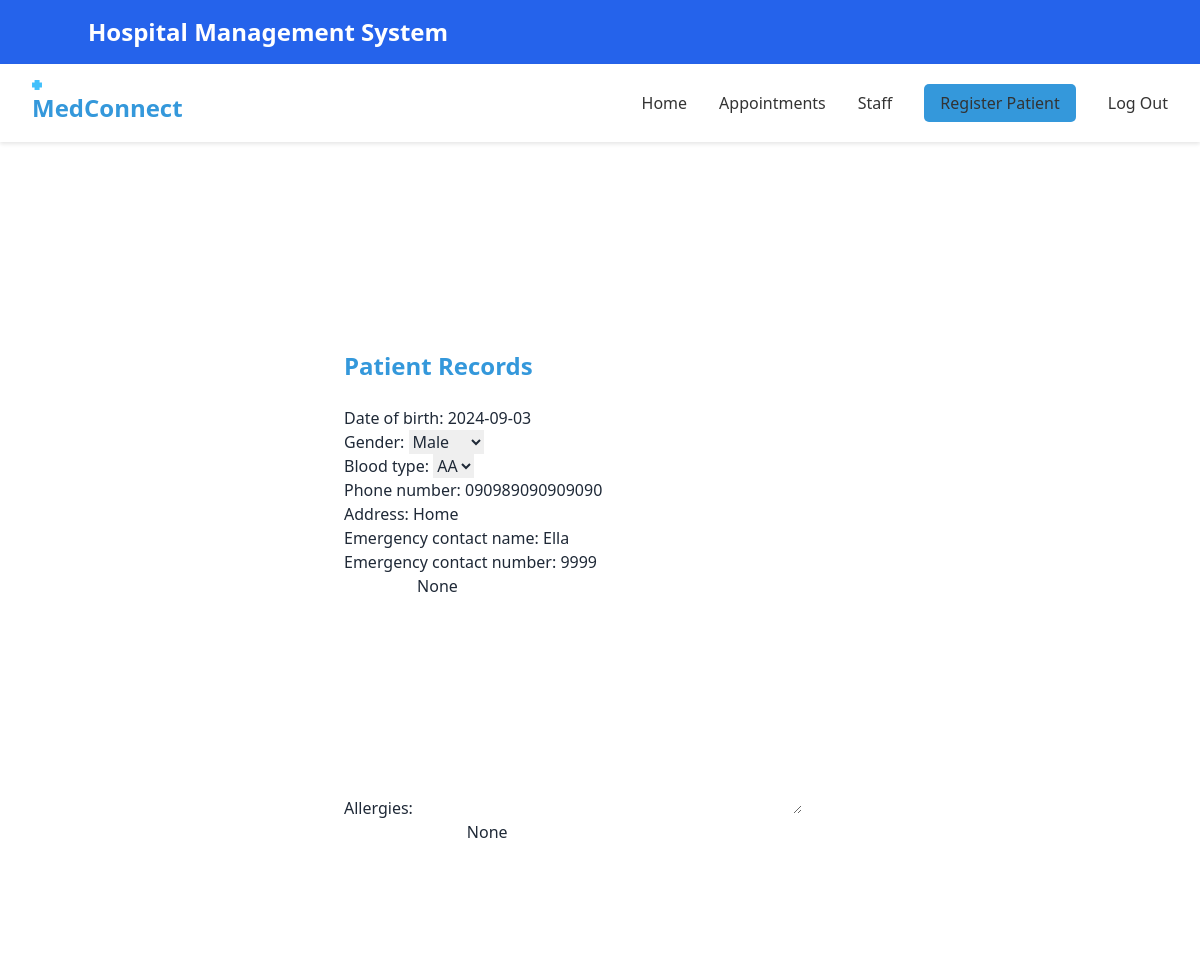
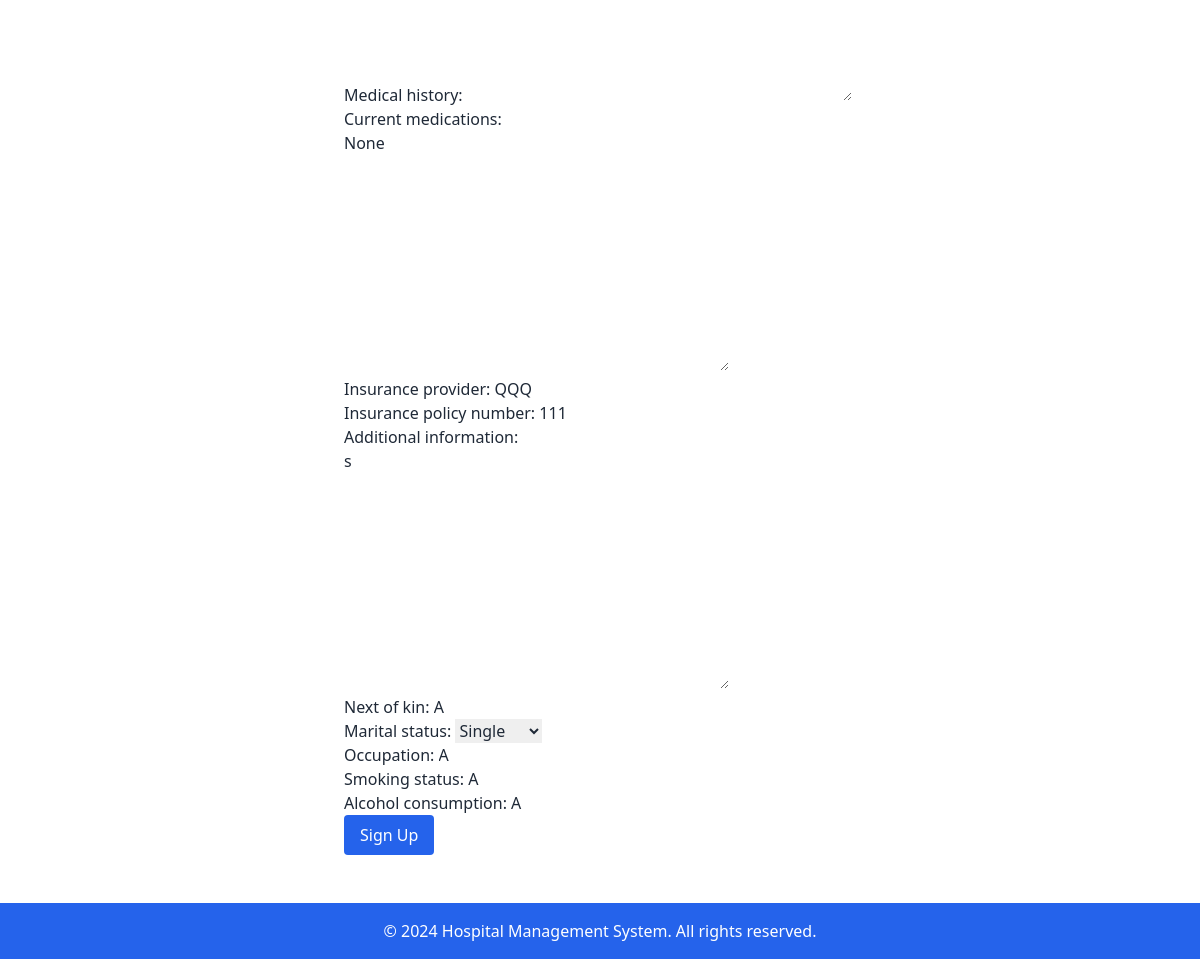
Page /patient_profile/ (signed in) on the earlier database version (2 pictures, top to bottom).
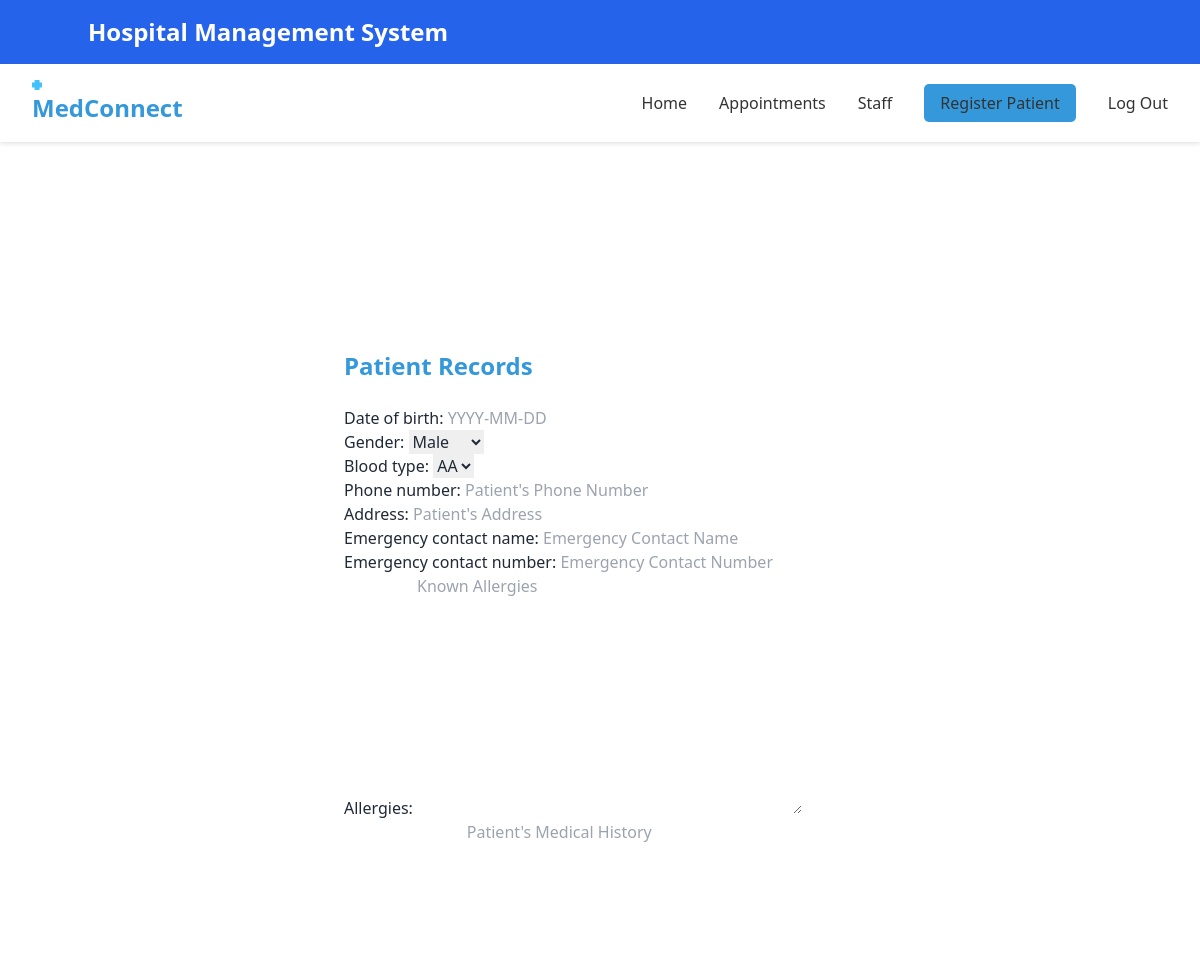
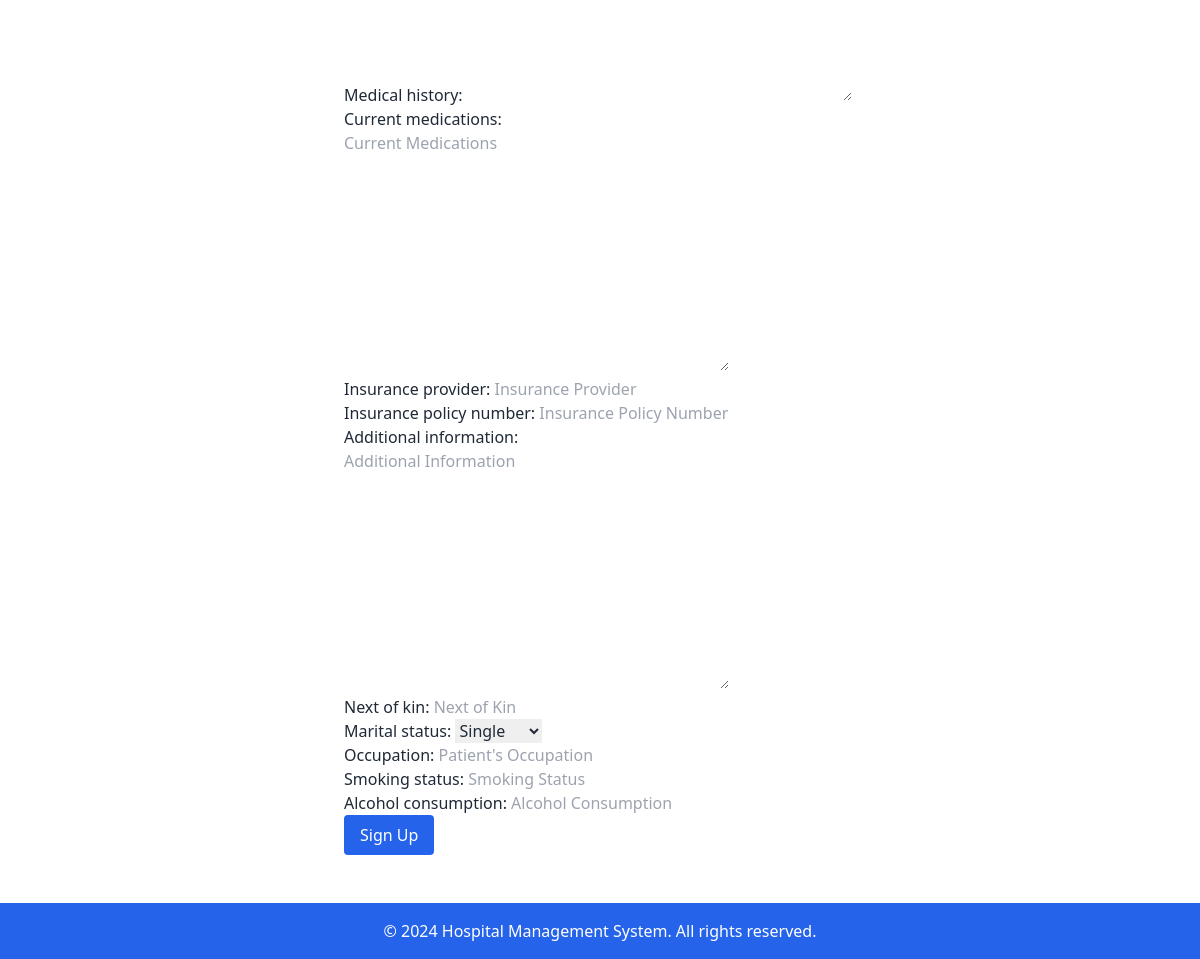
Same page on the later database version (2 pictures, top to bottom).
### medconnect_core/models.py (models this page shows, shortened)
class PatientProfile(models.Model):
    user = models.OneToOneField(User, on_delete=models.CASCADE,null=True)
    date_of_birth = models.DateField(blank=True, null=True)
    gender = models.CharField(max_length=10, choices=[('Male', 'Male'), ('Female', 'Female')], blank=True, null=True)
    blood_type = models.CharField(max_length=2, choices=[('AA', 'AA'), ('AS', 'AS'), ('SS', 'SS')], blank=True, null=True)
    phone_number = models.CharField(max_length=15, blank=True, null=True)
    address = models.TextField(blank=True, null=True)
    emergency_contact_name = models.CharField(max_length=100, blank=True, null=True)
    emergency_contact_number = models.CharField(max_length=15, blank=True, null=True)
    allergies = models.CharField(max_length=255, blank=True, null=True)
    medical_history = models.TextField(blank=True, null=True)
    current_medications = models.TextField(blank=True, null=True)
    insurance_provider = models.CharField(max_length=100, blank=True, null=True)
    insurance_policy_number = models.CharField(max_length=100, blank=True, null=True)
    additional_information = models.TextField(blank=True, null=True)
    next_of_kin = models.CharField(max_length=100, blank=True, null=True)
    marital_status = models.CharField(max_length=10, choices=[('Single', 'Single'), ('Married', 'Married'), ('Divorced', 'Divorced')], blank=True, null=True)
    occupation = models.CharField(max_length=100, blank=True, null=True)
    smoking_status = models.CharField(max_length=100, blank=True, null=True)
    alcohol_consumption = models.CharField(max_length=100, blank=True, null=True)
    is_staff=models.BooleanField(null=True,default=False)
    status= models.CharField(null=True, max_length=100,choices=[
        ('Patient', "Patient")  ,
          ('Doctor', "Doctor"),
          ('Admin', "Admin"),
        ('Nurse', "Nurse")
    ],default="Nurse", blank=True)

### medconnect_core/views.py (the view, shortened to what this page needs)
# urls.py: path("patient_profile/", patient_profile, name="patient_profile"),
def patient_profile(request):
     if request.user.is_authenticated:
        p=request.session.get('user_id')
        current_user_profile = PatientProfile.objects.get(user__id=p)
        form = PatientProfileForm(request.POST or None, instance=current_user_profile)
        return render(request, "core/patient_profile.html", {"form": form})
     else:
        messages.success(request, "Please login first")
        return redirect("staff_login")

### medconnect_core/templates/core/patient_profile.html (shortened to what this page needs)
<!DOCTYPE html>
<html lang="en">
<head>
    <script src="https://cdn.tailwindcss.com"></script>
</head>
<body class="bg-white text-gray-800 font-sans">
    <header class="bg-blue-600 text-white p-4">
        <div class="container mx-auto">
            <h1 class="text-2xl font-bold">Hospital Management System</h1>
        </div>
    </header>
    {% include "core/nav.html" %}
    <main class="container mx-auto mt-8 p-4">
        <form class="max-w-lg mx-auto" action="{% url "patient_profile" %}" method="post">
            <h2 class="text-2xl font-semibold mt-40 mb-6 text-secondary">Patient Records </h2>
          {{form}}
            <button type="submit" class="bg-blue-600 text-white px-4 py-2 rounded hover:bg-blue-700">Sign Up</button>
        </form>
    </main>
    <footer class="bg-blue-600 text-white p-4 mt-8">
        <div class="container mx-auto text-center">
            <p>&copy; 2024 Hospital Management System. All rights reserved.</p>
        </div>
    </footer>
</body>
</html>

Differences in the rows shown:
changed PatientProfile "Male": date_of_birth "2024-09-03" → (not shown); phone_number "090989090909090" → (not shown); address "Home" → (not shown); emergency_contact_name "Ella" → (not shown); emergency_contact_number "9999" → (not shown); allergies "None" → (not shown); medical_history "None" → (not shown); current_medications "None" → (not shown); insurance_provider "QQQ" → (not shown); insurance_policy_number "111" → (not shown); additional_information "s" → (not shown); next_of_kin "A" → (not shown); occupation "A" → (not shown); smoking_status "A" → (not shown); alcohol_consumption "A" → (not shown)
